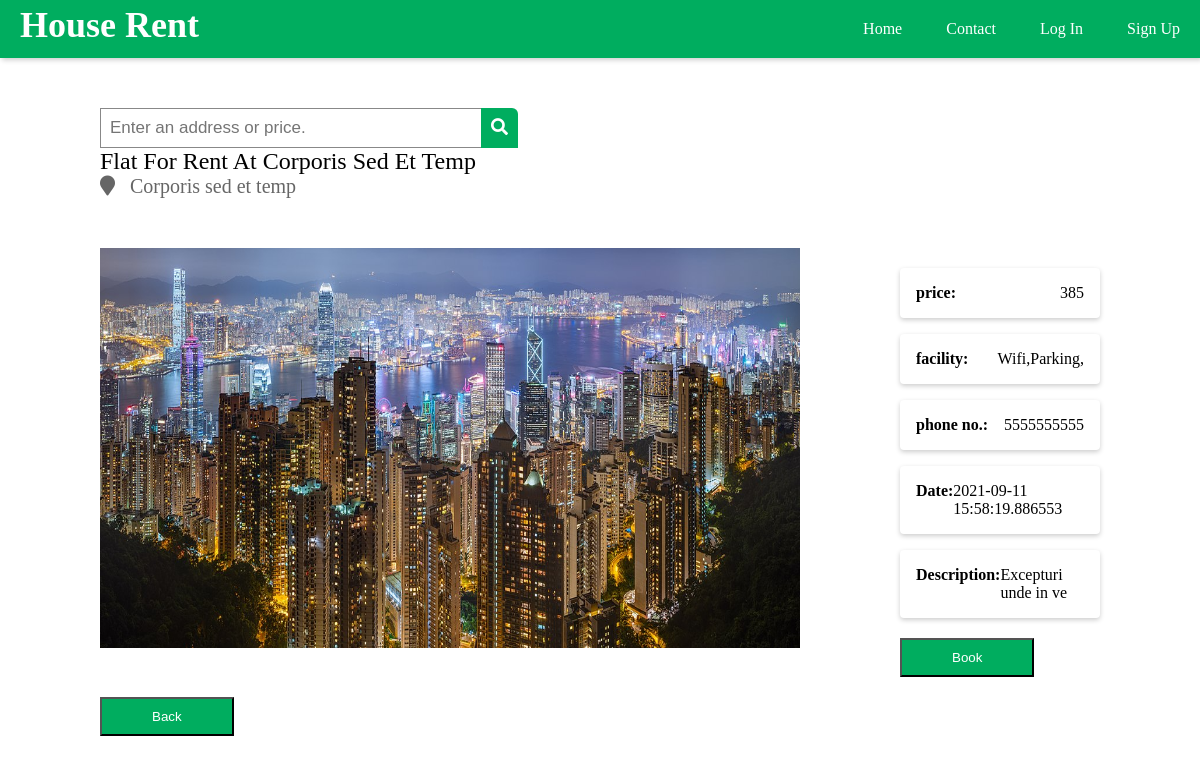
/detail_info.php?h_id=29, run on the app's committed database.
### tables this page shows
CREATE TABLE `houseinfo` (
  `h_id` int(11) NOT NULL,
  `uid` int(11) DEFAULT NULL,
  `location` varchar(50) NOT NULL,
  `room_type` varchar(11) NOT NULL,
  `facility` varchar(40) NOT NULL,
  `price` varchar(11) NOT NULL,
  `description` varchar(110) NOT NULL,
  `phone` varchar(10) NOT NULL,
  `date_submission` timestamp(6) NOT NULL DEFAULT current_timestamp(6) ON UPDATE current_timestamp(6),
  `image` varchar(110) NOT NULL,
  `status` int(11) NOT NULL,
  `book` int(5) NOT NULL
);

### detail_info.php (the view, shortened to what this page needs)
<?php include 'header.php';?>
<!DOCTYPE html>
<html>
<head>
	<link rel="stylesheet" type="text/css" href="detail_info.css">
	<link rel="stylesheet" href="https://cdnjs.cloudflare.com/ajax/libs/font-awesome/5.15.3/css/all.min.css" />
</head>
<body>
	<div class="container">
		<?php
			include 'db_connect.php';
				$hid = $_GET['h_id'];
					$sql_view_owners = "SELECT * FROM houseinfo where h_id = $hid";
					$stmt = mysqli_stmt_init($conn);
					$view_customer=[];
					if(!mysqli_stmt_prepare($stmt, $sql_view_owners)){
					}else{
						mysqli_stmt_execute($stmt);
						$result = mysqli_stmt_get_result($stmt);
						while($row = mysqli_fetch_assoc($result)){
							array_push($view_customer, $row);
						}
					}
			?>
			<?php foreach($view_customer as $value) { ?>
				<div class="search-container">
				    <form action="/action_page.php">
				      <input type="text" placeholder="Enter an address or price." name="search">
				      <button type="submit"><i class="fa fa-search"></i></button>
				    </form>
				  </div>
				<div class="heading">
					<?php echo $value['room_type']; ?> for rent at  <?php echo $value['location']; ?>
				</div>
				<div class= 'font1'>
					<?php echo "<i class='fa fa-map-marker'></i>".$value['location']; ?>
				</div>
				<div class="image">
					<?php
						$image = $value['image'];
						echo "<img src='assets/images/$image' alt='Image is not available'/>";
					?>
				</div>
				<div class="info">
					<div class="pad">
						<div class="card-single">
							<strong>price:</strong>
							<?php echo $value['price']; ?>
						</div>
						<div class="card-single">
							<strong>facility:</strong>
							<?php echo $value['facility']; ?>
						</div>
						<div class="card-single">
							<strong>phone no.:</strong>
							<?php echo $value['phone']; ?>
						</div>
						<div class="card-single">
							<strong>Date:</strong>
							<?php echo $value['date_submission']; ?>
						</div>
						<div class="card-single">
							<strong>Description:</strong>
								<?php echo $value['description']; ?><br>
						</div>
					</div>
				</div>
				<div class="button">
					<a onclick='javascript:confirmationBook($(this));return false;' href="booked_data.php?h_id=<?php echo $value['h_id'];  ?>"> <button>Book</button></a>
					<a href="house_detail1.php"> <button>Back</button></a>
				</div>
			<?php } ?>
	</div>
</body>
</html>

### assets/css/header.css (style rules this page uses)
* { margin: 0; padding: 0; }

### detail_info.css (style rules this page uses)
.container { margin: 100px; }
.container input { max-width: 500px; }
.container input[type=text] { padding: 9px; padding-right: 150px; margin-top: 8px; font-size: 17px; border: 1px solid #888; }
.container .search-container button { padding: 10px 10px; margin-top: 8px; margin-left: -5px; margin-right: 16px; background-color: #00ad5f; color: #fff; font-size: 17px; border: none; border-top-right-radius: 6px; cursor: pointer; }
.heading { font-size: 24px; text-transform: capitalize; }
.font1 { font-size: 20px; color: #666; }
.font1 i { padding-right: 15px; }
.image img { height: 400px; width: 700px; }
.image { float: left; padding: 50px 100px 0 0; }
.info { padding-top: 70px; }
.pad { display: grid; grid-template-columns: repeat(1, 1fr); grid-gap: 1rem; }
.card-single { display: flex; justify-content: space-between; background-color: #fff; padding: 1rem; box-sizing: border-box; border-radius: 4px; box-shadow: 0 2px 5px rgba(0,0,0,.2); }
.container button { margin-top: 20px; padding: 10px 50px; background-color: #00ad5f; color: #fff; cursor: pointer; }

### data on the page
houseinfo: room_type "Flat", location "Corporis Sed Et Temp", location "Corporis sed et temp", image (picture), price "385", facility "Wifi,Parking,", phone "5555555555", date_submission "2021-09-11 15:58:19.886553", description "Excepturi unde in ve"
